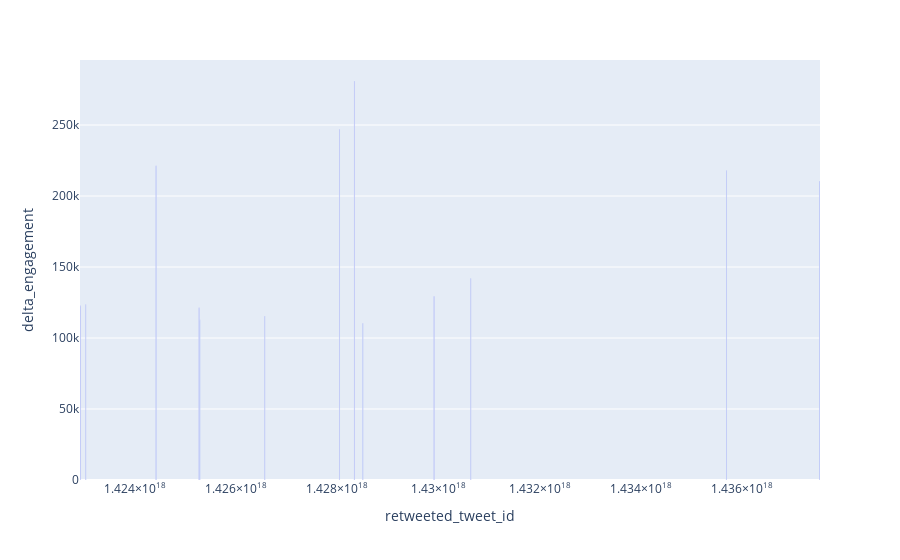

This figure's notebook cell:
### Code cell
t = spike_['delta_engagement']
sub_spike_2 = t.quantile(.98)
print("quantile", sub_spike_2)
sub_spike = spike_[spike_['delta_engagement'] > sub_spike_2]
print("sub_spike.shape", sub_spike.shape)
print(sub_spike.describe())
fig = px.bar(sub_spike, y="delta_engagement")
fig.show()

### Figure 1 — Plotly figure (JSON) as saved in the notebook; plotly's stock layout.template omitted (floating-point values rounded to 4 significant figures)
{"data": [{"alignmentgroup": "True", "hovertemplate": "retweeted_tweet_id=%{x}<br>delta_engagement=%{y}<extra></extra>", "legendgroup": "", "marker": {"color": "#636efa", "pattern": {"shape": ""}}, "name": "", "offsetgroup": "", "orientation": "v", "showlegend": false, "textposition": "auto", "type": "bar", "x": [1422920033597116400, 1423027044212830200, 1424416621683150800, 1425267281202909200, 1425282056154718200, 1426566836028645400, 1428040593825927200, 1428336682756096000, 1428505566821892000, 1429914079192354800, 1430640456933720000, 1435693932667617300, 1437538520923443200], "xaxis": "x", "y": [122671, 123572, 221301, 121274, 112854, 115255, 247065, 281020, 110466, 129446, 141842, 217940, 210591], "yaxis": "y"}], "layout": {"autosize": true, "barmode": "relative", "legend": {"tracegroupgap": 0}, "margin": {"t": 60}, "xaxis": {"anchor": "y", "autorange": true, "domain": [0, 1], "range": [1422912646121212000, 1437545908399347700], "title": {"text": "retweeted_tweet_id"}, "type": "linear"}, "yaxis": {"anchor": "x", "autorange": true, "domain": [0, 1], "range": [0, 295800.0], "title": {"text": "delta_engagement"}, "type": "linear"}}}
